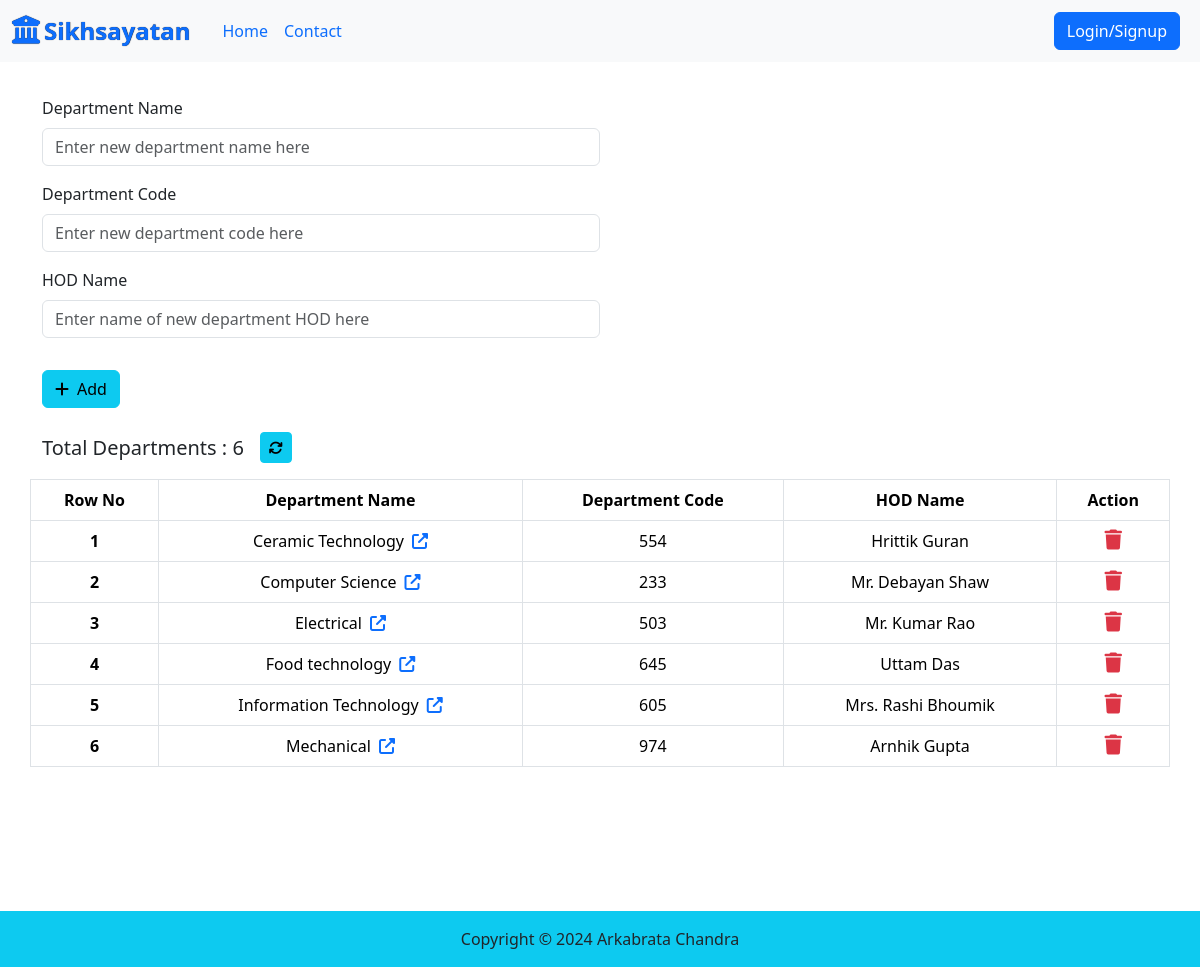
Before: /department/enlist/ with the older database file.
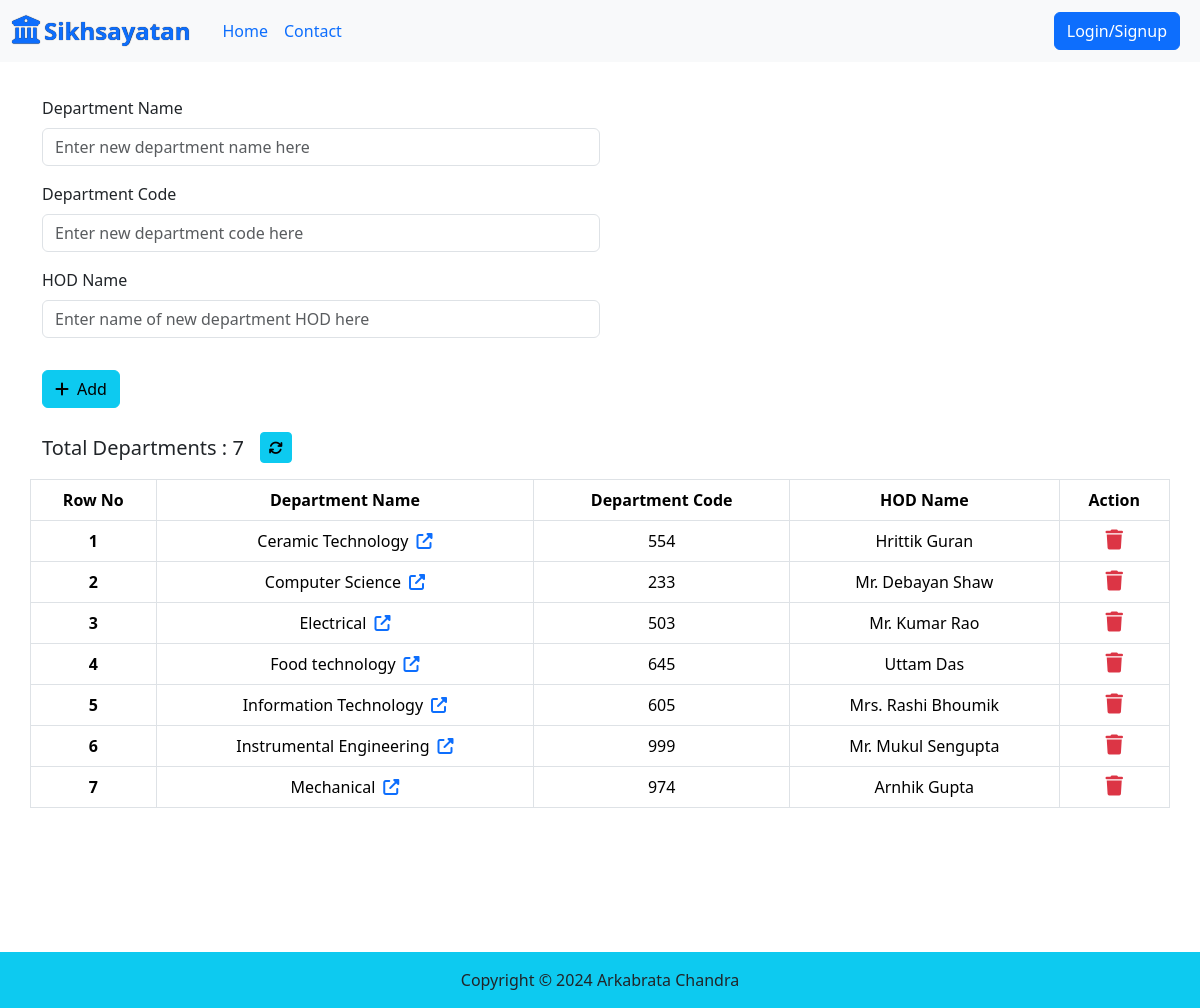
After: the same page with the newer database file.
### studentcard/models.py (models this page shows, shortened)
class Department(models.Model):
    user = models.ForeignKey(User,related_name="userauth",on_delete=models.CASCADE,null=True,blank=True)
    department = models.CharField(max_length=50,default=None,unique=True)
    code = models.IntegerField(default=None,unique=True)
    hod_name = models.CharField(max_length=100,default=None)
    class Meta:
        ordering = ['department']

### studentcard/views.py (the view)
# urls.py: path('department/enlist/',enlist_dept,name="enlistNewDepartment"),
@csrf_exempt
def enlist_dept(request):
    try:
        if(request.method=="POST"):
            deptname = request.POST.get("deptname")
            deptcode = int(request.POST.get("deptcode"))
            depthod = request.POST.get("depthod")
            Department.objects.create(department = deptname,code = deptcode,hod_name = depthod)
            messages.success(request,"Department Added Successfully")
        queryDept = Department.objects.all()
        return render(request,"report/department.html",context={"data" : queryDept,"results" : len(queryDept)})
    except Exception as e:
        print(e)
    messages.warning(request,"Something went wrong at the server")
    return render(request,"report/error.html")

### studentcard/templates/report/department.html (shortened to what this page needs)
{% extends "base.html" %}
{% block main %}
<div class="container mb-4">
    <form method="POST" action="/department/enlist/">
        <div class="mb-3">
            <label for="InputDeptName" class="form-label">Department Name</label>
            <input type="text" class="form-control w-50" name="deptname" id="InputDeptName" placeholder="Enter new department name here">
        </div>
        <div class="mb-3">
            <label for="InputDeptCode" class="form-label">Department Code</label>
            <input type="text" class="form-control w-50" name="deptcode" id="InputDeptCode" placeholder="Enter new department code here">
        </div>
        <div class="mb-3">
            <label for="InputDeptHOD" class="form-label">HOD Name</label>
            <input type="text" class="form-control w-50" name="depthod" id="InputDeptHOD" placeholder="Enter name of new department HOD here">
        </div>
        <button type="submit" class="btn btn-info mt-3"><i class="fa fa-add me-2"></i>Add</button>
    </form>
</div>
<div class="d-flex my-3 container align-items-center justify-content-start">
  <div class="fs-5">Total Departments : {{results}}</div>
  <a href="/department/enlist"><button class="btn btn-info btn-sm mx-3"><i class="fa fa-refresh"></i></button></a>
</div>
<div class="px-2 overflow-scroll">
<table class="table container mb-5 table-bordered text-center table-responsive-md">
    <thead>
      <tr>
        <th scope="col">Row No</th>
        <th scope="col">Department Name</th>
        <th scope="col">Department Code</th>
        <th scope="col">HOD Name</th>
        <th scope="col">Action</th>
      </tr>
    </thead>
    <tbody>
    {% for s in data %}
      <tr>
        <th scope="row">{{forloop.counter}}</th>
        <td scope="row">{{s.department}}<a href="{{s.department}}"><i class="fa-solid fa-up-right-from-square ms-2"></i></a></td>
        <td>{{s.code}}</td>
        <td>{{s.hod_name}}</td>
        <td>
          <i class="fa fa-trash text-danger fs-5" style="cursor: pointer;" onclick="delete_dept({{s.code}})"></i>
        </td>
      </tr>
    {% endfor %}
    </tbody>
</table>
</div>
{% endblock %}

### studentcard/templates/base.html (shortened to what this page needs)
<!DOCTYPE html>
<html lang="en">
<head>
    <link href="https://cdn.jsdelivr.net/npm/bootstrap@5.3.3/dist/css/bootstrap.min.css" rel="stylesheet">
    <link rel="stylesheet" href="https://cdnjs.cloudflare.com/ajax/libs/font-awesome/6.5.2/css/all.min.css" />
</head>
<body>
    <header>
    {% include "component/header.html" %}
    </header>
    <div class="pb-5 pt-5 mt-5" style="min-height: 78.1vh">{% block main %}{% endblock  %}</div>
    <footer>
    {% include "component/footer.html" %}
    </footer>
</body>
</html>

### studentcard/templates/component/header.html (shortened to what this page needs)
<nav class="navbar navbar-expand-lg bg-body-tertiary fixed-top">
  <div class="container-fluid">
    <a class="navbar-brand fw-bold text-primary fs-4" style="text-shadow: 0.1px 0.1px 0.8px black;" href="/"><i
        class="fa-solid fa-building-columns me-1 fs-3 text-primary"></i>Sikhsayatan</a>
    <div class="collapse navbar-collapse" id="navbarNav">
      <div
        class=" d-flex w-100 flex-column flex-lg-row justify-content-start align-items-start justify-content-lg-between align-items-lg-center px-2">
        <ul class="navbar-nav">
          <li class="nav-item">
            <a class="nav-link link-primary" aria-current="page" href="/">Home</a>
          </li>
          <li class="nav-item">
            <a class="nav-link link-primary" aria-current="page" href="#">Contact</a>
          </li>
        </ul>
        {% if request.user.is_authenticated %}
        <div class="d-flex justify-content-start align-items-center">
          <div class="fs-6  me-3">
            <i class="fa-solid fa-user fs-5 me-2 text-primary"
              style="text-shadow: 0.1px 0.1px 0.8px black;"></i>{{request.user.username}}
          </div>
          <a href="/logout"><button class="btn btn-info my-2 my-lg-0"><i class="fa-solid fa-power-off"></i></button></a>
        </div>
        {% else %}
        <a href="/login"><button class="btn btn-primary my-2 my-lg-0">Login/Signup</button></a>
        {% endif %}
      </div>
    </div>
  </div>
</nav>

### studentcard/templates/component/footer.html
<div class="bg-info py-3 mt-5 w-100 text-center">
    Copyright &copy; 2024 Arkabrata Chandra
</div>

Changed rows visible on the page:
added Department: department "Instrumental Engineering", code "999", hod_name "Mr. Mukul Sengupta"
Other visible differences:
{{ results }}: "6" → "7"
